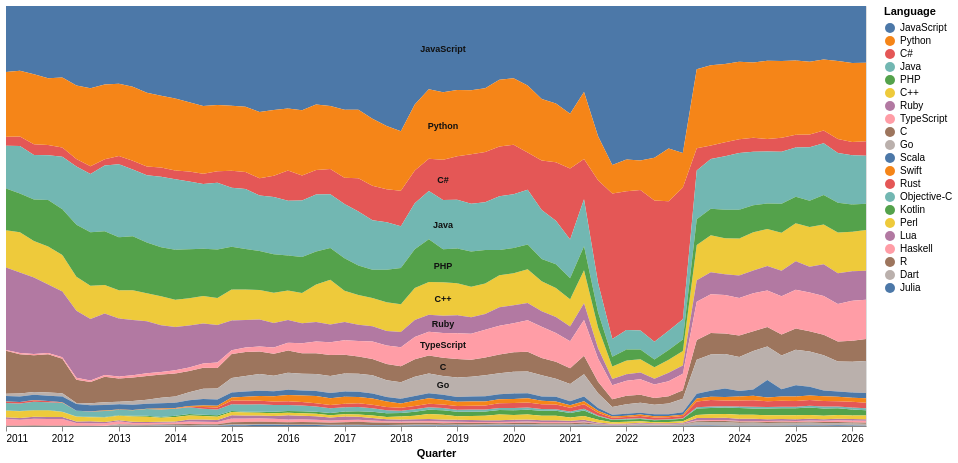

Here is the Vega-Lite specification saved for this chart:
### Vega-Lite specification from a JSON file in a GitHub repository (floating-point values rounded to 4 significant figures; data arrays with more than 128 entries replaced by an {"elided": "..."} marker saying what was removed)
{"config": {"view": {"continuousWidth": 300, "continuousHeight": 300}, "title": {"anchor": "middle"}}, "layer": [{"data": {"name": "data-ac3b1c56a4af9033f8b8322e8a492cad"}, "mark": {"type": "area"}, "encoding": {"color": {"field": "language", "sort": ["JavaScript", "Python", "C#", "Java", "PHP", "C++", "Ruby", "TypeScript", "C", "Go", "Scala", "Swift", "Rust", "Objective-C", "Kotlin", "Perl", "Lua", "Haskell", "R", "Dart", "Julia"], "title": "Language", "type": "nominal"}, "order": {"field": "pop_rank", "sort": "descending", "type": "quantitative"}, "tooltip": [{"field": "month", "type": "temporal"}, {"field": "language", "type": "nominal"}, {"field": "share_pct", "format": ".2f", "type": "quantitative"}], "x": {"field": "month", "title": "Quarter", "type": "temporal"}, "y": {"field": "share_pct", "scale": {"domain": [0, 100], "nice": false}, "stack": "zero", "title": "Share (%)", "type": "quantitative"}}}, {"data": {"name": "data-b5c25f7e67a03bff192d4b3624cda0c1"}, "mark": {"type": "text", "align": "center", "baseline": "middle", "fontSize": 9, "fontWeight": "bold"}, "encoding": {"color": {"value": "#111111"}, "text": {"field": "language", "type": "nominal"}, "x": {"field": "month", "title": "Quarter", "type": "temporal"}, "y": {"axis": null, "field": "y_center", "scale": {"domain": [0, 100], "nice": false}, "type": "quantitative"}}}], "height": 420, "resolve": {"scale": {"x": "shared", "y": "shared"}}, "width": 860, "$schema": "https://vega.github.io/schema/vega-lite/v6.4.1.json", "datasets": {"data-ac3b1c56a4af9033f8b8322e8a492cad": {"elided": "1302 records"}, "data-b5c25f7e67a03bff192d4b3624cda0c1": [{"month": "2018-10-01T00:00:00", "language": "Go", "y_center": 9.659}, {"month": "2018-10-01T00:00:00", "language": "C", "y_center": 14.07}, {"month": "2018-10-01T00:00:00", "language": "TypeScript", "y_center": 19.2}, {"month": "2018-10-01T00:00:00", "language": "Ruby", "y_center": 24.2}, {"month": "2018-10-01T00:00:00", "language": "C++", "y_center": 30.24}, {"month": "2018-10-01T00:00:00", "language": "PHP", "y_center": 38.14}, {"month": "2018-10-01T00:00:00", "language": "Java", "y_center": 47.95}, {"month": "2018-10-01T00:00:00", "language": "C#", "y_center": 58.61}, {"month": "2018-10-01T00:00:00", "language": "Python", "y_center": 71.42}, {"month": "2018-10-01T00:00:00", "language": "JavaScript", "y_center": 89.73}]}}
